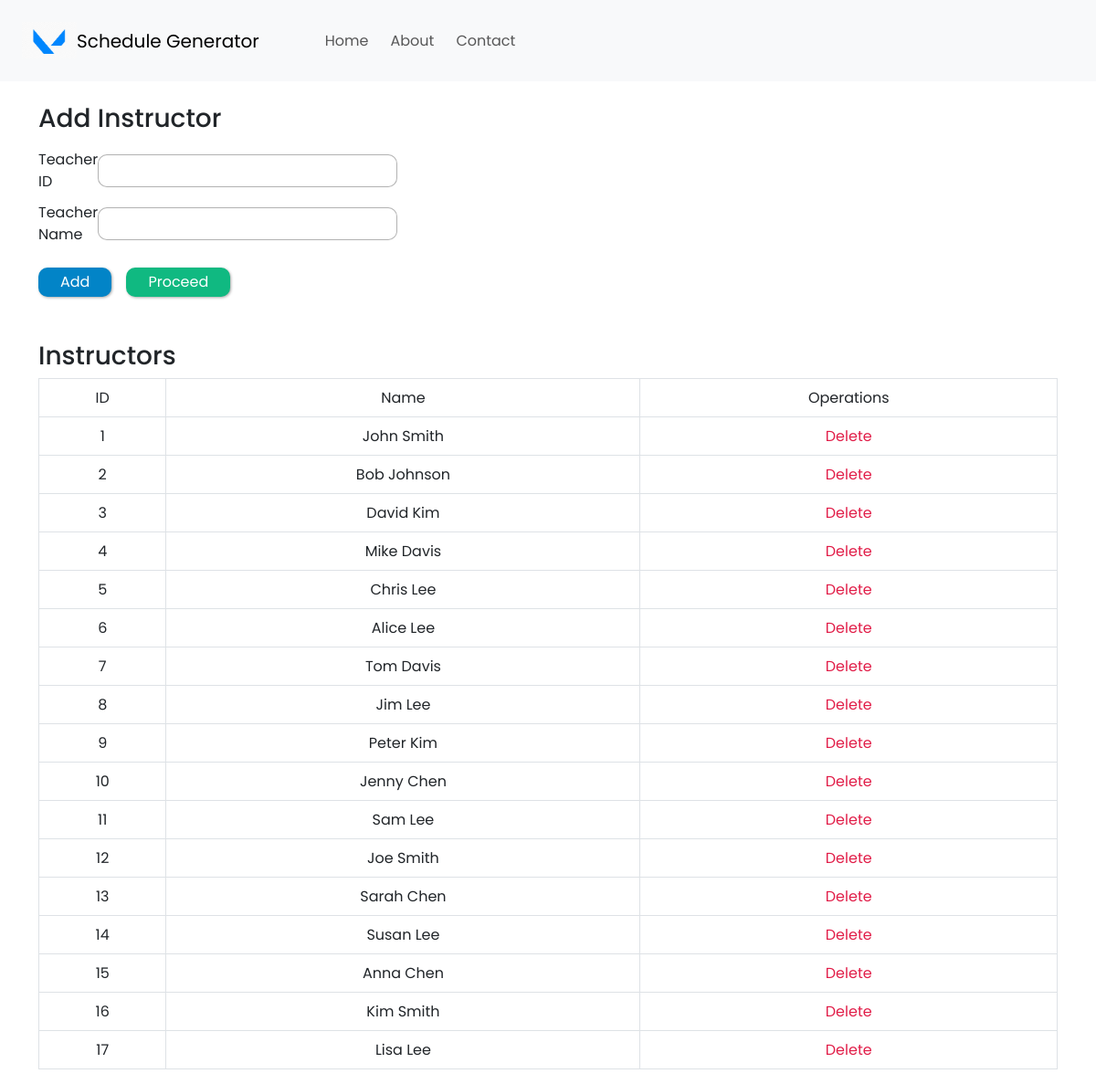
/add-instructor, run on an earlier commit of the app's database.
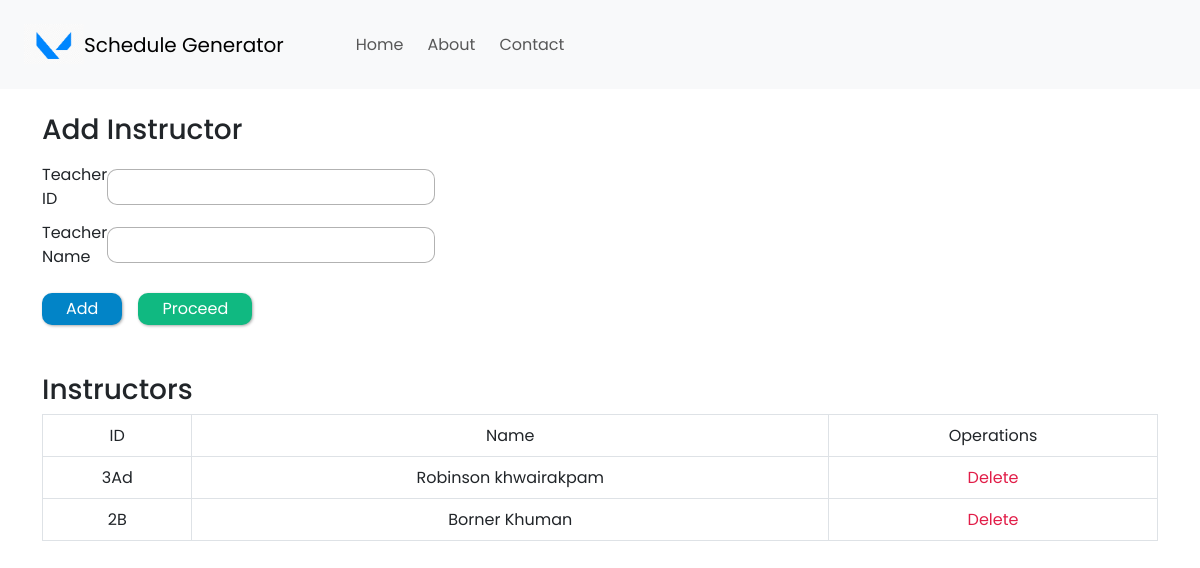
And on a later commit of the database.
### my_app/models.py (models this page shows, shortened)
class Instructor(models.Model):
    uid = models.CharField(max_length=10)
    name = models.CharField(max_length=100)

### my_app/views.py (the view)
# urls.py: path('add-instructor', views.addInstructor, name='add-instructor'),
def addInstructor(request):
    if request.method == 'POST':
        form = InstructorForm(request.POST)
        if form.is_valid():
            form.save()
            all_instructors = Instructor.objects.all
            return render(request, 'add-instructor.html', {'all_instructors': all_instructors})
    else:
        all_instructors = Instructor.objects.all
        return render(request, 'add-instructor.html', {'all_instructors': all_instructors})

### my_app/templates/add-instructor.html (shortened to what this page needs)
{% extends 'base.html' %}
{% block content %}
{% load static %}
  <div style="width: 320px; margin-top: 1.5rem;">
    <form method="POST">
      <h3 style="margin-bottom: 1rem;">Add Instructor</h3>
      <div class="input-container">
        <label>Teacher ID</label>
        <input type="text" name="uid" class="input-fields" />
      </div>
      <div class="input-container">
        <label>Teacher Name</label>
        <input type="text" name="name" class="input-fields" />
      </div>
      <div class="d-flex align-items-center mt-4 gap-3">
        <button type="submit" class="add-button px-4 py-1">Add</button>
        <input type="button"
          value="Proceed"
          class="proceed-button px-4 py-1"
          onclick="window.location.href='/add-course'"
        />
      </div>
    </form>
  </div>
  {% if all_instructors %}
    <h3 class="mt-5">Instructors</h3>
    <table class="table table-bordered">
      <tr class="table-heading">
          <td>
            <center>ID</center>
          </td>
          <td>
            <center>Name</center>
            </td>
          <td>
            <center>Operations</center>
          </td>
      </tr>
      {% for instructor in all_instructors %}
        <tr class="table-data">
          <td>
            <center>{{ instructor.uid }}</center>
          </td>
          <td>
            <center>{{ instructor.name }}</center>
          </td>
          <td>
            <center><a class="delete-button" href="{% url 'delete-instructor' instructor.id %}"> Delete </a></center>
          </td>
        </tr>
      {% endfor %}
    </table>
  {% endif %}
{% endblock %}

What changed in the data, as far as the page shows it:
removed Instructor: uid "1", name "John Smith"
removed Instructor: uid "2", name "Bob Johnson"
removed Instructor: uid "3", name "David Kim"
removed Instructor: uid "4", name "Mike Davis"
removed Instructor: uid "5", name "Chris Lee"
removed Instructor: uid "6", name "Alice Lee"
removed Instructor: uid "7", name "Tom Davis"
removed Instructor: uid "8", name "Jim Lee"
removed Instructor: uid "9", name "Peter Kim"
removed Instructor: uid "10", name "Jenny Chen"
removed Instructor: uid "11", name "Sam Lee"
removed Instructor: uid "12", name "Joe Smith"
removed Instructor: uid "13", name "Sarah Chen"
removed Instructor: uid "14", name "Susan Lee"
removed Instructor: uid "15", name "Anna Chen"
removed Instructor: uid "16", name "Kim Smith"
removed Instructor: uid "17", name "Lisa Lee"
added Instructor: uid "3Ad", name "Robinson khwairakpam"
added Instructor: uid "2B", name "Borner Khuman"
